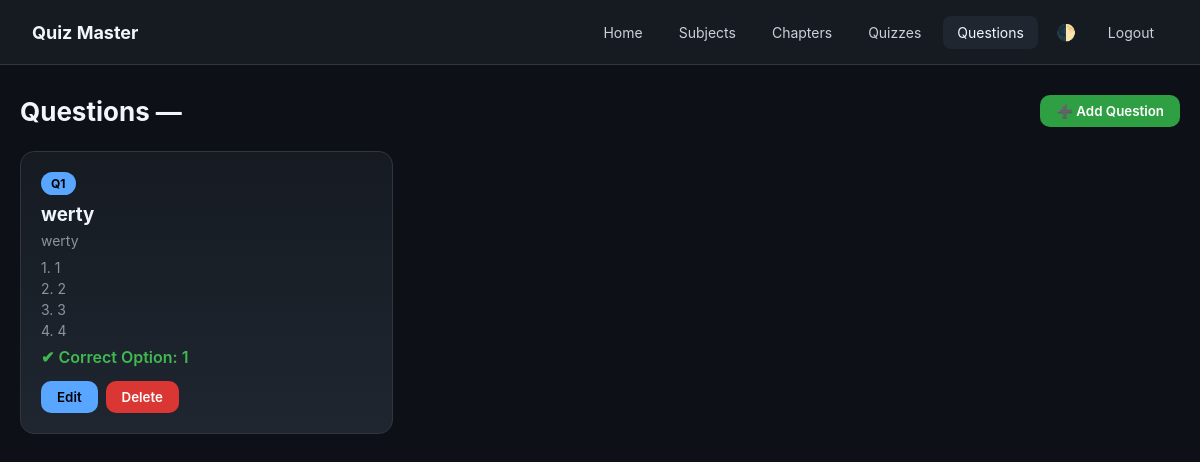
Before: /teacher/quizzes/2/questions (signed in) with the older database file.
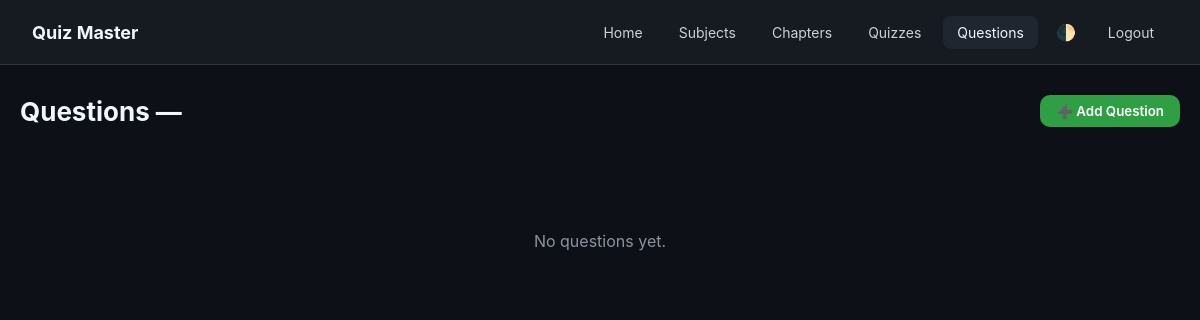
After: the same page with the newer database file.
### controller/models.py (models this page shows)
class Question(db.Model):
    __tablename__ = "question"
    question_id = db.Column(db.Integer, primary_key=True)
    quiz_id = db.Column(
        db.Integer,
        db.ForeignKey("quiz.quiz_id"),
        nullable=False
    )
    title = db.Column(db.String(255), nullable=False)
    statement = db.Column(db.Text, nullable=False)
    option_1 = db.Column(db.String(255), nullable=False)
    option_2 = db.Column(db.String(255), nullable=False)
    option_3 = db.Column(db.String(255), nullable=False)
    option_4 = db.Column(db.String(255), nullable=False)
    correct_option = db.Column(db.Integer, nullable=False)

### main.py (the view)
@app.route("/teacher/quizzes/<int:quiz_id>/questions")
@login_required
@role_required("teacher")
def teacher_questions(quiz_id):
    quiz = Quiz.query.get_or_404(quiz_id)
    chapter = Chapter.query.get_or_404(quiz.chapter_id)
    subject = Subject.query.get_or_404(chapter.subject_id)
    questions = Question.query.filter_by(quiz_id=quiz_id).all()
    return render_template(
        "teacher/questions.html",
        quiz=quiz,
        chapter=chapter,
        subject=subject,     # ✅ THIS WAS MISSING
        questions=questions
    )

### main.py (called while the page is built)
def login_required(f):
    @wraps(f)
    def wrapper(*args, **kwargs):
        if "user_id" not in session:
            flash("Please login first")
            return redirect(url_for("login"))
        return f(*args, **kwargs)
    return wrapper

def role_required(required_role):
    def decorator(f):
        @wraps(f)
        def wrapper(*args, **kwargs):
            if session.get("role") != required_role:
                flash("Unauthorized access")
                return redirect(url_for("login"))
            return f(*args, **kwargs)
        return wrapper
    return decorator

### templates/TEACHER/questions.html (shortened to what this page needs)
<!DOCTYPE html>
<html lang="en">
<head>
</head>
<body data-theme="dark">
<nav class="navbar">
    <div class="brand">Quiz Master</div>
    <div class="nav-links">
        <a class="nav-link" href="{{ url_for('teacher_dashboard') }}">Home</a>
        <a class="nav-link" href="{{ url_for('teacher_subjects') }}">Subjects</a>
        <a class="nav-link" href="{{ url_for('teacher_chapters', subject_id=subject.subject_id) }}">Chapters</a>
        <a class="nav-link" href="{{ url_for('teacher_quizzes', chapter_id=chapter.chapter_id) }}">Quizzes</a>
        <a class="nav-link active">Questions</a>
        <span class="theme-toggle" onclick="toggleTheme()">🌓</span>
        <a class="nav-link" href="{{ url_for('logout') }}">Logout</a>
    </div>
</nav>
<div class="container">
    <div class="header">
        <h1>Questions — {{ quiz.title }}</h1>
        <button class="btn-primary" onclick="openModal()">➕ Add Question</button>
    </div>
    {% if questions %}
    <div class="grid">
        {% for q in questions %}
        <div class="card question-card"
             data-title="{{ q.title }}"
             data-statement="{{ q.statement }}"
             data-o1="{{ q.option_1 }}"
             data-o2="{{ q.option_2 }}"
             data-o3="{{ q.option_3 }}"
             data-o4="{{ q.option_4 }}"
             data-correct="{{ q.correct_option }}"
             data-edit-url="{{ url_for('edit_question', question_id=q.question_id) }}">
            <div class="q-badge">Q{{ loop.index }}</div>
            <h3>{{ q.title }}</h3>
            <div class="statement">{{ q.statement }}</div>
            <div class="option">1. {{ q.option_1 }}</div>
            <div class="option">2. {{ q.option_2 }}</div>
            <div class="option">3. {{ q.option_3 }}</div>
            <div class="option">4. {{ q.option_4 }}</div>
            <div class="correct">✔ Correct Option: {{ q.correct_option }}</div>
            <div class="actions">
                <button class="btn-secondary" onclick="editQuestion(this)">Edit</button>
                <form method="POST"
                      action="{{ url_for('delete_question', question_id=q.question_id) }}"
                      onsubmit="return handleDelete(this);">
                    <button class="btn-danger">Delete</button>
                </form>
            </div>
        </div>
        {% endfor %}
    </div>
    {% else %}
        <div class="empty">No questions yet.</div>
    {% endif %}
</div>
</body>
</html>

Changed rows visible on the page:
removed Question: title "werty", statement "werty", option_1 "1", option_2 "2", option_3 "3", option_4 "4", correct_option "1"
Other visible differences:
text now shown: "No questions yet."
